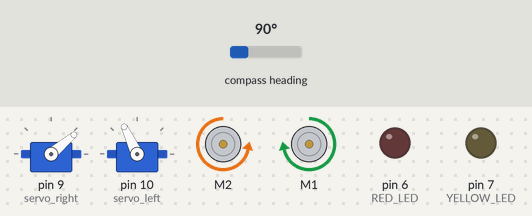
Recording of a sketch running on a simulated Arduino Uno, built with avr-gcc and run on an emulated ATmega328P. Parts: 2 × servo, 2 × DC motor (green arrow = forward, orange = backward, longer = faster), output pins drawn as LEDs (lit = HIGH). The inputs (shaded band) are chosen by the test bench; at power-on: compass heading 90°.

Above: at 2.0 s.
2.1 s: compass heading set to 256°
3.6 s: compass heading set to 268°
At 4.7 s:
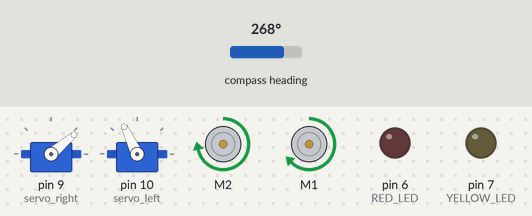
At 6.4 s:
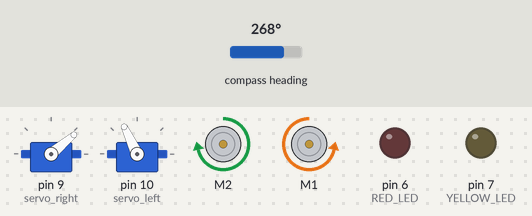
Timing chart, 0 to 7.9 s (numbered marks = the images above; inputs shaded):
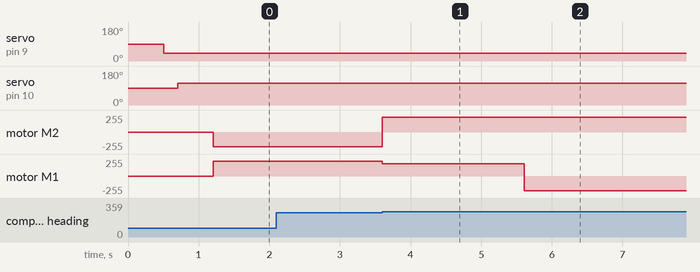

Measured:
- the behaviour switches between 262 and 263° on compass heading (found by bisection; images 0 and 1)
- after the input at 2.1 s, every drawn part: stays the same
- after the input at 3.6 s, motor M2: backward 220/255 → forward 220/255 at once; motor M1: forward 220/255 → forward 185/255 at once, → backward 220/255 2.0 s later

The sketch:

robot.ino
```cpp
#include "robot.h"
#include "motor_control.h"
#include "colour_detector.h"
#include "compass.h"


Robot* robot;

void setup() {
  robot = new Robot();
  Serial.begin(9600);
  robot->leave_box();
}

void loop() {

  robot->emergency();
  //robot->test();
/*
  long robot_time = millis();
  while(robot_time < 420000) {
    if(robot->hello()){
      robot_time = 420001;
    }else{
      robot_time = millis();
    }
  }
  Serial.println("going home");
  robot->go_home();

  while(1){}
  */


}
```

colour_detector.cpp
```cpp
#include "colour_detector.h"

//Defines

#define ESTIMATE_BLACK 0
#define ESTIMATE_WHITE 1
#define ESTIMATE_RED 2
#define ESTIMATE_YELLOW 3

float sensor_change_time = 0.1;
/*
int colour_readings[NUM_SENSORS][4] = {{620,1000,458,238},
                                      {683,1000,523,277},
                                      {722,1000,576,328},
                                      {703,1000,526,301},
                                      {721,1000,538,278},
                                      {647,1000,473,248},
                                      {582,1000,460,260}};
*/
/*
int colour_readings[NUM_SENSORS][4] = {{707,1000,525,280},
                                      {765,1000,582,310},
                                      {742,1000,564,323},
                                      {737,1000,534,283},
                                      {707,1000,520,240}};
*/
int colour_readings[NUM_SENSORS][4] = {{694,1000,534,286},
                                      {761,1000,594,326},
                                      {756,1000,542,309},
                                      {766,1000,562,302},
                                      {703,1000,479,245}};

float colour_weights[4] = {1.0,1.0,1.0,1.0};

//SingleSensor class methods

SingleSensor::SingleSensor():timer(0),change_time(sensor_change_time),
	current_estimate(ESTIMATE_BLACK),verified_estimate(ESTIMATE_BLACK){}

void SingleSensor::update_estimate(float dt){
	uint8_t new_estimate = get_closest_reading(analogRead(pin));
	if(new_estimate != current_estimate){
		current_estimate = new_estimate;
		if(current_estimate != verified_estimate){
			timer = 0;
		}else{
			timer = change_time;
		}
	}else if(current_estimate != verified_estimate){
		timer += dt;
		if(timer > change_time){
			verified_estimate = current_estimate;
		}
	}
}

uint8_t SingleSensor::get_closest_reading(int reading){
	int min_dif = 1100;
	int dif = 0;
	int min_dif_index = 0;
	for(int i=0;i<4;i++){
		dif = abs(colour_readings[pin-START_PIN][i] - reading) * colour_weights[i];
		if(dif<min_dif){
			min_dif = dif;
			min_dif_index = i;
		}
	}
	return min_dif_index; //Corresponds to ESTIMATE_BLACK, ESTIMATE_WHITE, etc.
}

//ColourDetector class methods

ColourDetector::ColourDetector():status(STATUS_BLACK),red_index(0),prev_millis(0){
	for(int i=0;i<NUM_SENSORS;i++){
		sensors[i].set_pin(START_PIN + i);
	}
}

void ColourDetector::update_status(){
	//Measure time elapsed since last update

	unsigned long current_millis = millis();
	float dt = (current_millis-prev_millis)/1000.0;
	prev_millis = current_millis;

	//Update the sensors

	for(int i=0;i<NUM_SENSORS;i++){
		sensors[i].update_estimate(dt);
	}

	//Update status

	uint8_t highest_estimate = 0;

	for(int i=0;i<NUM_SENSORS;i++){
		highest_estimate = max(highest_estimate,sensors[i].get_estimate());
		if(sensors[i].get_estimate()==ESTIMATE_RED){
			red_index = i;
		}
	}

	//If the highest estimate is red, then status is red, etc
	//Therefore, status = highest estimate
	status = highest_estimate;
}
```

colour_detector.h
```cpp
/* Colour detector library.
 *
 * Inputting data
 * - Define the colour levels and estimate update time, in colour_detector.cpp
 * - Pins are defined in colour_detector.h (but shouldn't need to be changed)
 *
 * Initialisation and updating
 * - Use the ColourDetector class. Constructor doesn't take any arguments
 * - Call ColourDetector.update_status() to update the status
 *
 * Reading status
 * - Statuses are defined as STATUS_BLACK, STATUS_WHITE, STATUS_RED, STATUS_YELLOW, corresponding to 0,1,2,3
 * - Read the status with ColourDetector.get_status()
 * - If there is a red mine, the index of the latest colour sensor to detect a red mine is detected
 *   read this with ColourDetector.get_red_index()
 *
 * Status meanings
 * - STATUS_YELLOW: At least one yellow mine was detected. There could be red mines present.
 * - STATUS_RED: At least one red mine was detected, but no yellow mines.
 * - STATUS_WHITE: At least one sensor detected white, but none detected red or yellow.
 * - STATUS_BLACK: All colour sensors detect black.
*/

#ifndef COLOUR_SENSORS_H_GUARD
#define COLOUR_SENSORS_H_GUARD

#include <inttypes.h>

#define START_PIN 9
#define NUM_SENSORS 7

//Yellow has highest priority, with decreasing priority down to black
#define STATUS_YELLOW 3
#define STATUS_RED 2
#define STATUS_WHITE 1
#define STATUS_BLACK 0

class SingleSensor{

public:
	SingleSensor();
	void update_estimate(float dt);
	void set_pin(uint8_t pin){ this->pin = pin; }
	uint8_t get_estimate()const{ return verified_estimate; }

private:

	uint8_t get_closest_reading(int reading);

	uint8_t pin;
	float timer;
	float change_time;
	uint8_t current_estimate;
	uint8_t verified_estimate;
};

class ColourDetector{

public:

	ColourDetector();
	void update_status();
	uint8_t get_status()const{ return status; }
  uint8_t get_red_index()const{ return red_index; }

private:

	SingleSensor sensors[NUM_SENSORS];
	uint8_t status;
	uint8_t red_index;
	unsigned long prev_millis;

};

#endif
```

compass.cpp
```cpp
#include "compass.h"

Compass::Compass() {}

void Compass::displaySensorDetails(void) {
  sensor_t sensor;
  mag.getSensor(&sensor);
  Serial.println("------------------------------------");
  Serial.print  ("Sensor:       "); Serial.println(sensor.name);
  Serial.print  ("Driver Ver:   "); Serial.println(sensor.version);
  Serial.print  ("Unique ID:    "); Serial.println(sensor.sensor_id);
  Serial.print  ("Max Value:    "); Serial.print(sensor.max_value); Serial.println(" uT");
  Serial.print  ("Min Value:    "); Serial.print(sensor.min_value); Serial.println(" uT");
  Serial.print  ("Resolution:   "); Serial.print(sensor.resolution); Serial.println(" uT");
  Serial.println("------------------------------------");
  Serial.println("");
  delay(500);
}

void Compass::init(void) {

  Serial.println("HMC5883 Magnetometer Test"); Serial.println("");

  /* Initialise the sensor */
  if(!mag.begin())
  {
    /* There was a problem detecting the HMC5883 ... check your connections */
    Serial.println("Ooops, no HMC5883 detected ... Check your wiring!");
    while(1);
  }

  /* Display some basic information on this sensor */
  displaySensorDetails();
}


float Compass::get_heading(void) {
  /* Get a new sensor event */
  sensors_event_t event;
  mag.getEvent(&event);

  /* Display the results (magnetic vector values are in micro-Tesla (uT)) */
  /*
  Serial.print("X: "); Serial.print(event.magnetic.x); Serial.print("  ");
  Serial.print("Y: "); Serial.print(event.magnetic.y); Serial.print("  ");
  Serial.print("Z: "); Serial.print(event.magnetic.z); Serial.print("  ");Serial.println("uT");
  */
  // Hold the module so that Z is pointing 'up' and you can measure the heading with x&y
  // Calculate heading when the magnetometer is level, then correct for signs of axis.
  //correction using values found in calibration
  float heading = atan2(event.magnetic.y+5.685, event.magnetic.x-1.455);
  //+5.32,-2.68

  // Once you have your heading, you must then add your 'Declination Angle', which is the 'Error' of the magnetic field in your location.
  // Find yours here: http://www.magnetic-declination.com/
  // Mine is: -13* 2' W, which is ~13 Degrees, or (which we need) 0.22 radians
  // If you cannot find your Declination, comment out these two lines, your compass will be slightly off.
  float declinationAngle = 0; //For us, angle = 0.00553 approx= 0
  heading += declinationAngle;

  // Correct for when signs are reversed.
  if(heading < 0)
    heading += 2*PI;

  // Check for wrap due to addition of declination.
  if(heading > 2*PI)
    heading -= 2*PI;

  // Convert radians to degrees for readability.
  float headingDegrees = heading * 180/M_PI;

  //Serial.print("Heading (degrees): ");
  //Serial.println(headingDegrees);

  return (headingDegrees);
}
```

compass.h
```cpp
#ifndef COMPASS_H
#define COMPASS_H

#include <Wire.h>
#include <Adafruit_Sensor.h>
#include <Adafruit_HMC5883_U.h>

class Compass{

public:

  Compass();
  void init();
  float get_heading();

private:
  void displaySensorDetails();
  Adafruit_HMC5883_Unified mag = Adafruit_HMC5883_Unified(12345);
};

#endif
```

go_home.cpp
```cpp
#include "robot.h"

void Robot::go_home(void) {
	float c_reading = compass.get_heading();
	float back_prox = get_prox_reading(BACK_PROX);
	if (abs(c_reading - x_0_wall) < 80)
	{
    if(back_prox<length_of_arena-5){
      go_to_wall();
    }
    turn(y_0_wall, LEFT);
    if(back_prox<length_of_arena-5){
      go_to_wall();
    }
	}
	else
	{
		if(back_prox<length_of_arena-5){
      go_to_wall();
    }
   turn(y_0_wall,RIGHT);
    if(back_prox<length_of_arena-5){
      go_to_wall();
    }
    turn(x_0_wall, RIGHT);
    if(back_prox<length_of_arena-5){
      go_to_wall();
    }
	}

}
```

initialise.cpp
```cpp
#include "robot.h"
#include "motor_control.h"

Robot::Robot():motor_control(2, 1) {

  loop_count = 0;

  servo_right.attach(9);
  servo_left.attach(10);

  pinMode(YELLOW_LED, OUTPUT);
  pinMode(RED_LED, OUTPUT);

  pinMode(TRIG_PIN, OUTPUT);
  pinMode(ECHO_PIN, INPUT);
  pinMode(TRIG_PIN_2, OUTPUT);
  pinMode(ECHO_PIN_2, INPUT);

  motor_control.init();
  Compass compass;
  compass.init();
  ColourDetector colour_detector;
};

void Robot::leave_box() {
  close_gates();
  turn(y_max_wall, LEFT);
	motor_control.forward(SPEED);
	delay(2000);
	motor_control.stop();
  turn(x_max_wall, RIGHT);
  motor_control.forward(SPEED);
  delay(3000);
  motor_control.stop();
}
```

motor_control.cpp
```cpp
#include "motor_control.h"

MotorController::MotorController(uint8_t left_motor_port, uint8_t right_motor_port):AFMS(),left_motor(AFMS.getMotor(left_motor_port)),right_motor(AFMS.getMotor(right_motor_port)){}

void MotorController::init(){
  AFMS.begin();
  stop();
  pinMode(TRIG_PIN_2, OUTPUT);
  pinMode(ECHO_PIN_2, INPUT);
}

void MotorController::side_prox_error(long target) {
  float Kp = 3;
  digitalWrite(TRIG_PIN_2, LOW);
  delayMicroseconds(2);
  digitalWrite(TRIG_PIN_2, HIGH);
  delayMicroseconds(10);
  digitalWrite(TRIG_PIN_2, LOW);

  float duration = pulseIn(ECHO_PIN_2, HIGH);
  float distance = (duration/2) / 29.1;

  int error = target - distance;

  correction = -error*Kp;
}
void MotorController::compass_error(int loop_count,float current_heading){
  float bearing = current_heading;
  float error = 0;
  if(loop_count%2==0){
    //Centre around 360
    if(bearing>180){
      bearing -= 360;
    }
    error = (bearing-(-10));
  }else{
    error = (bearing-173);
  }
  correction = -4 * error; //Adjust factor as necessary
}

void MotorController::forward(uint8_t motor_speed){
  left_motor->setSpeed(motor_speed);
  right_motor->setSpeed(motor_speed - 35 - correction);
  left_motor->run(FORWARD);
  right_motor->run(FORWARD);
}

void MotorController::reverse(uint8_t motor_speed){
  left_motor->setSpeed(motor_speed);
  right_motor->setSpeed(motor_speed - 20);

  left_motor->run(BACKWARD);
  right_motor->run(BACKWARD);
}

void MotorController::rotate_right(uint8_t motor_speed){
  left_motor->setSpeed(motor_speed);
  right_motor->setSpeed(motor_speed);

  left_motor->run(BACKWARD);
  right_motor->run(FORWARD);
}

void MotorController::rotate_left(uint8_t motor_speed){
  left_motor->setSpeed(motor_speed);

  right_motor->setSpeed(motor_speed);

  left_motor->run(FORWARD);
  right_motor->run(BACKWARD);
}

void MotorController::stop(){
  left_motor->run(RELEASE);
  right_motor->run(RELEASE);
}
```

motor_control.h
```cpp
/*  Motor Control library, for controlling the drive motors
 *  Initialise a MotorController object with the ports of the left and right motors
 *  Call the forward, reverse, rotate_right, rotate_left functions to start movement
 *  Call the stop function to stop movement
 *  For movement functions, supply a motor speed from 0 -> 255
 */

#ifndef MOTOR_CONTROL_H_GUARD
#define MOTOR_CONTROL_H_GUARD

#define TRIG_PIN_2 4
#define ECHO_PIN_2 5

#include <Wire.h>
#include <Adafruit_MotorShield.h>
#include "utility/Adafruit_MS_PWMServoDriver.h"

class MotorController{

public:

  MotorController(uint8_t left_motor_port,uint8_t right_motor_port);
  void init();
  void forward(uint8_t motor_speed);
  void reverse(uint8_t motor_speed);
  void rotate_right(uint8_t motor_speed);
  void rotate_left(uint8_t motor_speed);
  void stop();
  void side_prox_error(long target);
  void compass_error(int loop_count,float current_bearing);

private:

  Adafruit_MotorShield AFMS;
  Adafruit_DCMotor *left_motor;
  Adafruit_DCMotor *right_motor;
  double correction = 0;

};

#endif
```

responses.cpp
```cpp
#include "robot.h"


void Robot::yellow_response(void) {
	delay(3000); //stationary wait for 3 seconds

	//flash yellow LED for 2 seconds
	for (int i=0; i<= 4; ++i) {
		digitalWrite(YELLOW_LED, HIGH);
		delay(250);
		digitalWrite(YELLOW_LED, LOW);
		delay(250);
	}

  motor_control.reverse(150);
  delay(500);
	open_gates();
  motor_control.forward(SPEED);
  delay(1000);
  close_gates();

}

void Robot::wall_response(void) {

  open_gates();
  delay(100);
  motor_control.reverse(SPEED);
  delay(1500);
  close_gates();
  delay(100);
  motor_control.forward(SPEED);
  delay(1000);

  if (loop_count % 2 == 0) { turn(y_max_wall, LEFT); }
  else {turn(y_max_wall, RIGHT); }
  delay(100);
  motor_control.forward(SPEED);
  delay(1500);
  motor_control.stop();

  if (loop_count % 2 == 0) {
    turn(x_0_wall, LEFT);
    delay(100);
    motor_control.stop();
  }
  else {
    turn(x_max_wall, RIGHT);
    delay(100);
    motor_control.stop();
  }
  loop_count += 1;
  motor_control.stop();
}

void Robot::red_response(void) {
	delay(1000); //stationary wait for 3 seconds

	//flash red LED for 2 seconds
	for (int i = 0; i <= 4; ++i) {
		digitalWrite(RED_LED, HIGH);
		delay(250);
		digitalWrite(RED_LED, LOW);
		delay(250);
	}

	print_coords();

  motor_control.reverse(150);
  delay(500);

	close_gates();
	if (loop_count == 0) {turn(y_max_wall, LEFT);}
	  else if (loop_count % 2 == 0) {turn(y_0_wall, RIGHT);}
  	else {turn(y_0_wall, LEFT);}
	yellow_in_red(2500);
	if (loop_count == 0) {turn(x_max_wall, RIGHT);}
    else if (loop_count % 2 == 0) {turn(x_max_wall, LEFT);}
    else {turn(x_0_wall, RIGHT);}
	yellow_in_red(4000);
	if (loop_count == 0) {turn(y_0_wall, RIGHT);}
    else if (loop_count % 2 == 0) {turn(y_max_wall, LEFT);}
  	else {turn(y_max_wall,RIGHT);}
	yellow_in_red(2500);
	  if (loop_count == 0) {turn(x_max_wall, LEFT);}
    else if (loop_count % 2 == 0) {turn(x_max_wall, RIGHT);}
  	else {turn(x_0_wall, LEFT);}

}
```

robot.cpp
```cpp
#include "robot.h"

bool Robot::hello(void) {
  float back_prox = get_prox_reading(BACK_PROX);
  if (back_prox >= (length_of_arena)) {
    motor_control.stop();
    wall_response();
  }
  float side_prox = get_prox_reading(LEFT_PROX);
  //motor_control.side_prox_error(side_prox);
  float current_heading = compass.get_heading();
  motor_control.compass_error(loop_count,current_heading);
  motor_control.forward(SPEED);

  colour_detector.update_status();
  uint8_t colour_status = colour_detector.get_status();

  if(back_prox>length_of_arena-50 || side_prox<36 || side_prox>length_of_arena-30){
    if((loop_count%2==0 && side_prox<36) || (loop_count%2==1 && side_prox>length_of_arena-30)){
      return true;
    }else{
      return false;
    }
  }

  if(colour_status != STATUS_BLACK){
    motor_control.stop();
    delay(500);
    colour_detector.update_status();
    colour_status = colour_detector.get_status();
  }

  switch(colour_status){
    case STATUS_RED:
      motor_control.stop();
      delay(1000);

      Serial.println("Red at index "+String(colour_detector.get_red_index()));

      for (int i = 0; i <= 4; ++i) {
        digitalWrite(RED_LED, HIGH);
        delay(250);
        digitalWrite(RED_LED, LOW);
        delay(250);
      }
      red_response();

      break;
    case STATUS_YELLOW:
      motor_control.stop();
      delay(1000);
      Serial.println("Yellow");

      for (int i=0; i<= 4; ++i) {
        digitalWrite(YELLOW_LED, HIGH);
        delay(250);
        digitalWrite(YELLOW_LED, LOW);
        delay(250);
      }
      yellow_response();

      break;
  }
}

void Robot::emergency() {
  close_gates();
  motor_control.forward(SPEED);
  delay(6000);
  motor_control.stop();
  turn(x_0_wall, LEFT);
  delay(100);
  motor_control.forward(SPEED);
  delay(6000);
  motor_control.stop();
}

void Robot::test() {
  go_home();
}
```

robot.h
```cpp
#ifndef ROBOT_H
#define ROBOT_H

#include "motor_control.h"
#include "compass.h"
#include "colour_detector.h"
#include <Servo.h>
#include <Wire.h>
#include <Adafruit_APDS9960.h>
#include <Arduino.h>

#define YELLOW_LED 7
#define RED_LED 6
#define TRIG_PIN 2
#define ECHO_PIN 3
#define TRIG_PIN_2 4
#define ECHO_PIN_2 5
#define	YELLOW_MIN 500
#define YELLOW_MAX 600
#define RED_MIN 700
#define RED_MAX 800
#define SPEED 220
#define BACK_PROX false
#define LEFT_PROX true
#define LEFT true
#define RIGHT false


class Robot {
  public:
  	Robot();
    void leave_box();
    bool hello();
  	void go_home();
  	void emergency();
    void test();

  	int loop_count;

  private:
  	float y_max_wall = 263;
  	float y_0_wall = 83;
  	float x_max_wall = 350;
  	float x_0_wall = 173;
  	float length_of_arena = 200;
  	float robot_length = 28;
    float robot_width = 20;
  	void open_gates();
  	void close_gates();
    void turn(float target, bool robot_direction);
  	void go_to_wall();
  	void yellow_in_red(int delay_time);
    void print_coords();
    void red_response();
    void yellow_response();
    void wall_response();
    float get_prox_reading(bool robot_direction); //updates back_prox or left_prox


  	MotorController motor_control;
    Compass compass;
    ColourDetector colour_detector;
    Servo servo_right;
    Servo servo_left;
};

#endif
```

Source omitted: utils.cpp (3109 bytes)
